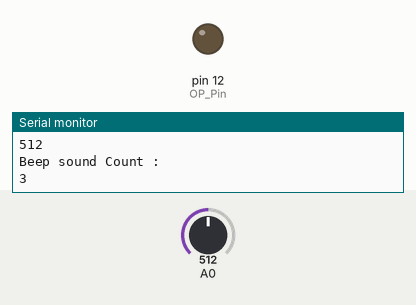
This sketch was run on a simulated Arduino Uno, built with avr-gcc and run on an emulated ATmega328P. Parts: output pins drawn as LEDs (lit = HIGH), the last lines printed to the serial monitor. The test bench sets the inputs (shaded band); at power-on: A0 = 512.

Above: at 1.7 s.
1.8 s: A0 set to 263
5.3 s: A0 set to 238
At 6.2 s:
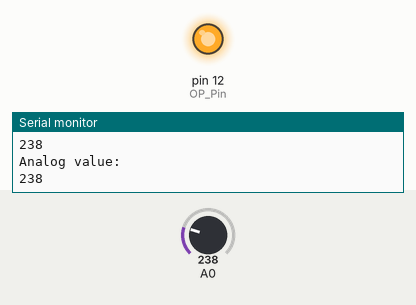
6.9 s: A0 set to 265
At 7.6 s:
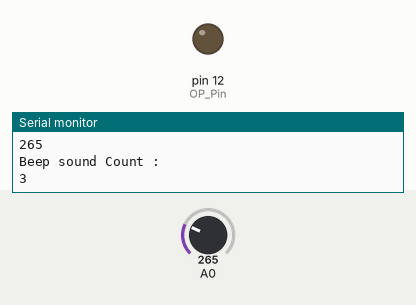
10.4 s: A0 set to 245
At 11.5 s:
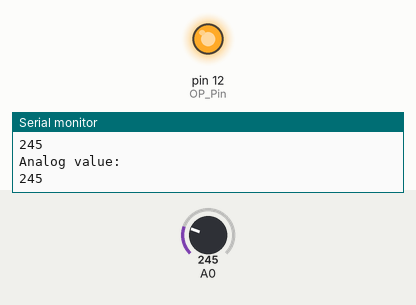
Timing chart, 0 to 13.0 s (numbered marks = the images above; inputs shaded):
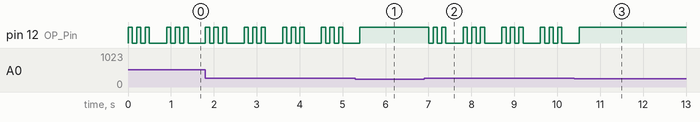

The sketch:

Rain_Sensor.ino
```cpp
// Made by Harisudhan
//www.youtube.com/@harisudhantechnology viste for more projects

const int OP_Pin = 12;

void setup() {

  pinMode(OP_Pin, OUTPUT);
  digitalWrite(OP_Pin, HIGH);
  Serial.begin(9600);
}

void loop() {
  Rain_Sensor();
  delay(250);
}

void Rain_Sensor() {
  int level = analogRead(A0);
  Serial.println("Analog value:");
  Serial.println(level);

  if (level > 255) {
    int count = 0;
    for (int i = 0; i < 3; i++) {
      count = i + 1;
      digitalWrite(OP_Pin, HIGH);
      delay(100);
      digitalWrite(OP_Pin, LOW);
      delay(100);
    }
    Serial.println("Beep sound Count : ");
    Serial.print(count);

  } else {
    digitalWrite(OP_Pin, HIGH);
  }
  Serial.print("\n");
  delay(50);
}
```

Measured:
- the behaviour switches between 256 and 255 on A0 (found by bisection; images 0 and 1)
- after the input at 5.3 s, pin 12 (OP_Pin): goes on until 5.4 s, then stays HIGH
- after the input at 6.9 s, pin 12 (OP_Pin): HIGH → LOW after 0.11 s, then repeats every 0.90 s: HIGH 0.10 s, LOW 0.10 s, HIGH 0.10 s, LOW 0.40 s, HIGH 0.10 s, LOW 0.10 s
- after the input at 10.4 s, pin 12 (OP_Pin): goes on until 10.5 s, then stays HIGH
- by itself, pin 12 (OP_Pin): repeats every 0.90 s: 2 × (LOW 0.10 s, HIGH 0.10 s), LOW 0.40 s, HIGH 0.10 s
